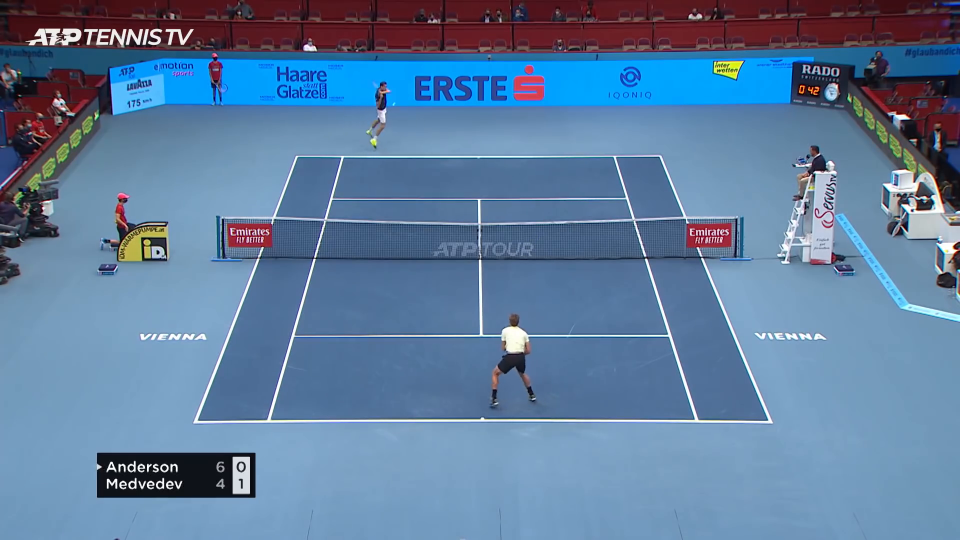
#> input picture frame 24 of tennis2.mp4, 1920 x 1080 px, given in place of video_cut.mp4, which was not available (shown at 1/2 size)
$ python tennis_video_tracker.py
#> lines starting #> are read from the running program, lines starting #| are printed output that depends on the picture; after the words box and inside, x2 and y2 are one past the last pixel; in counts of white or black regions, pixels touching at a corner belong together; pictures that were not available may be replaced by others from this repository, and a replacement may not be noted
import cv2
import numpy as np


def detect_ball(frame, debugMode, track_window_1, track_window_2, field_window):
    # Convert frame from BGR to GRAY
    gray = cv2.cvtColor(frame, cv2.COLOR_BGR2GRAY)

    if debugMode:
        cv2.imshow("gray", gray)

    # Edge detection using Canny function
    img_edges = cv2.Canny(gray, 50, 190, 3)
    if debugMode:
        cv2.imshow("img_edges", img_edges)

    # Convert to black and white image
    _, img_thresh = cv2.threshold(img_edges, 254, 255, cv2.THRESH_BINARY)
    if debugMode:
        cv2.imshow("img_thresh", img_thresh)

    # Find contours
    contours, _ = cv2.findContours(
        img_thresh, cv2.RETR_EXTERNAL, cv2.CHAIN_APPROX_SIMPLE
    )

    # Set the accepted minimum & maximum radius of a detected object
    min_radius_thresh = 5
    max_radius_thresh = 15

    centers = []
    for c in contours:
        # ref: https://docs.opencv.org/trunk/dd/d49/tutorial_py_contour_features.html
        (x, y), radius = cv2.minEnclosingCircle(c)
        radius = int(radius)

        # Take only the valid circle(s) within the tennis field and not in the players boxes
        x1, y1, w1, h1 = track_window_1
        x2, y2, w2, h2 = track_window_2
        x3, y3, w3, h3 = field_window
        err_val = 10
        if (x1 - w1 - err_val < x < x1 + w1 + err_val) and (
            y1 - h1 - err_val < y < y1 + h1 + err_val
        ):
            continue
        if (x2 - w2 - err_val < x < x2 + w2 + err_val) and (
            y2 - h2 - err_val < y < y2 + h2 + err_val
        ):
            continue
        if (x3 < x < w3) and (y3 < y < h3):
            if (radius > min_radius_thresh) and (radius < max_radius_thresh):
                centers.append(np.array([[x], [y]]))
    return centers


def track_tennis_video(
    input_file_name, output_file_name, initial_ball_direction="none"
):
    # Initialize field coordinates
#> called with input_file_name = 'video_cut.mp4', output_file_name = 'demo_output_video_cut.mp4', initial_ball_direction = 'none'
    x1f, y1f = 300, 140
    x2f, y2f = 1600, 1000
    field_window = (x1f, y1f, x2f, y2f)

    # Opening the input file
    file_name = input_file_name
    cap = cv2.VideoCapture(file_name)

    # Take the first frame of the video
    ret, frame = cap.read()
#> frame is the input picture: shape (1080, 1920, 3); mean B, G, R 157.5, 124.6, 95.2

    # Create the background subtractor
    fgbg = cv2.createBackgroundSubtractorMOG2()

    # Initial position and size of players
    x1, y1 = 0, 0
    w1, h1 = 50, 80
    track_window_1 = (x1, y1, w1, h1)

    x2, y2 = 0, 0
    w2, h2 = 130, 150
    track_window_2 = (x2, y2, w2, h2)

    # Initialize variables for ball trackign
    ball_direction = initial_ball_direction
    change_direction = False
    prev_x, prev_y = 0, 0

    # Initialize output file
    fps = cap.get(cv2.CAP_PROP_FPS)
    height, width, _ = frame.shape
    size = (width, height)
    out = cv2.VideoWriter(output_file_name, cv2.VideoWriter_fourcc(*"mp4v"), fps, size)

    # Track players score
    score1, score2 = 0, 0

    # Show if a player hits
    show_hit_counter = 100
    last_frame = frame
    while 1:
        ret, frame = cap.read()
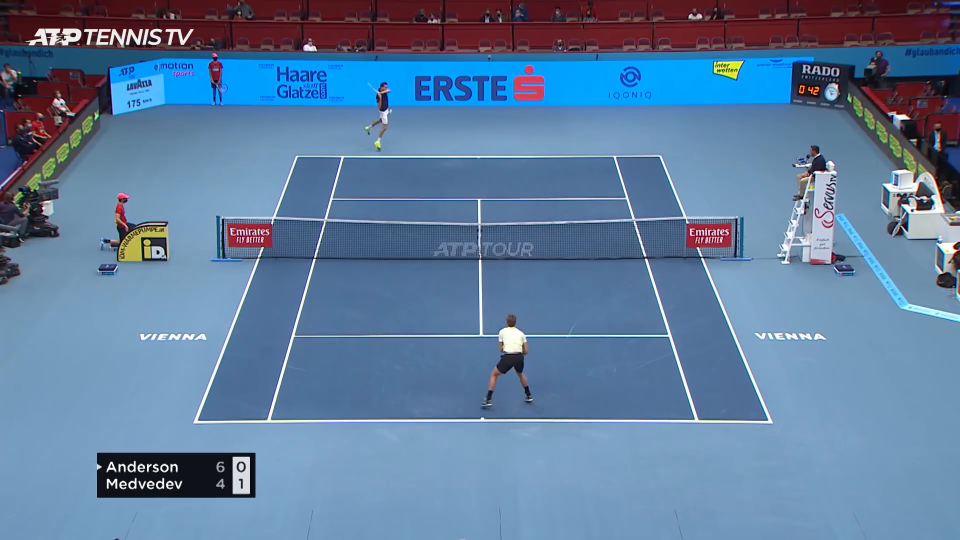
#> input picture frame 25 of tennis2.mp4, 1920 x 1080 px, given in place of video_cut.mp4, which was not available (shown at 1/2 size)
#> frame is the input picture: shape (1080, 1920, 3); mean B, G, R 157.5, 124.6, 95.2

        # Show the scoreboard
        cv2.rectangle(frame, (50, 100), (400, 280), (0, 0, 0), -1)
        cv2.putText(frame, "SCOREBOARD", (60, 140), 0, 1, (255, 255, 255), 2)
        cv2.putText(frame, "Player 1", (60, 190), 0, 1, (0, 255, 0), 2)
#> frame: shape (1080, 1920, 3); mean B, G, R 153.7, 122, 93.6
        cv2.putText(frame, str(score1), (250, 190), 0, 1, (0, 255, 0), 2)
#> frame: shape (1080, 1920, 3); mean B, G, R 153.7, 122, 93.6
        cv2.putText(frame, "Player 2", (60, 240), 0, 1, (255, 0, 0), 2)
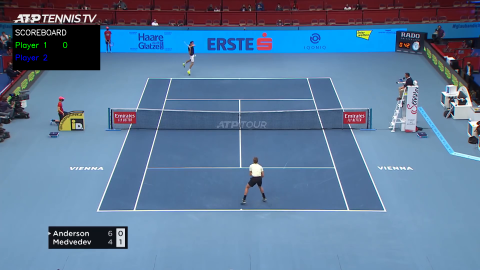
#> frame: shape (1080, 1920, 3) (shown at 1/4 size); mean B, G, R 153.8, 122, 93.6
        cv2.putText(frame, str(score2), (250, 240), 0, 1, (255, 0, 0), 2)
#> frame: shape (1080, 1920, 3); 0.01% of pixels changed, all inside (x1, y1, x2, y2) = (252, 218, 269, 242)
        if ret == True:

            # BACKGROUND REMOVAL

            blur_frame = frame.copy()

            # Crowd blurring to the out-field sections
            ksize = (100, 100)
            blur_frame[:100, :] = cv2.blur(frame[:100, :], ksize)
            blur_frame[:, :350] = cv2.blur(frame[:, :350], ksize)
            blur_frame[:, 1600:] = cv2.blur(frame[:, 1600:], ksize)
            blur_frame[:500, :500] = cv2.blur(frame[:500, :500], ksize)
            blur_frame[:500, 1400:] = cv2.blur(frame[:500, 1400:], ksize)
            blur_frame[:300, :600] = cv2.blur(frame[:300, :600], ksize)
            blur_frame[:300, 1300:] = cv2.blur(frame[:300, 1300:], ksize)
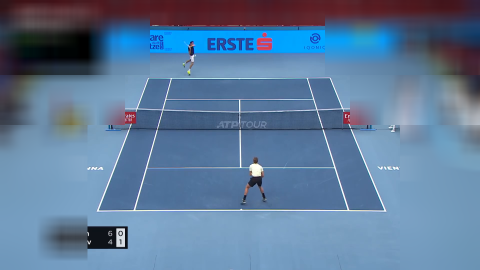
#> blur_frame: shape (1080, 1920, 3) (shown at 1/4 size); mean B, G, R 153.6, 121.8, 93.5

            # Gaussian blurring
            ksize = (29, 29)
            blur_frame = cv2.GaussianBlur(blur_frame, ksize, 0)
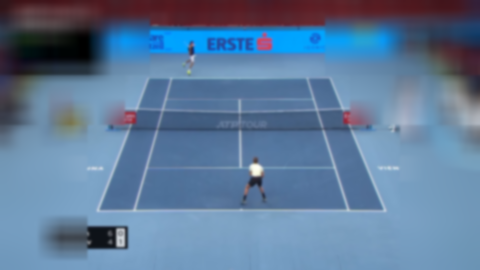
#> blur_frame: shape (1080, 1920, 3) (shown at 1/4 size); mean B, G, R 153.6, 121.8, 93.5

            # Background removal with MOG2
            fgmask = fgbg.apply(blur_frame)
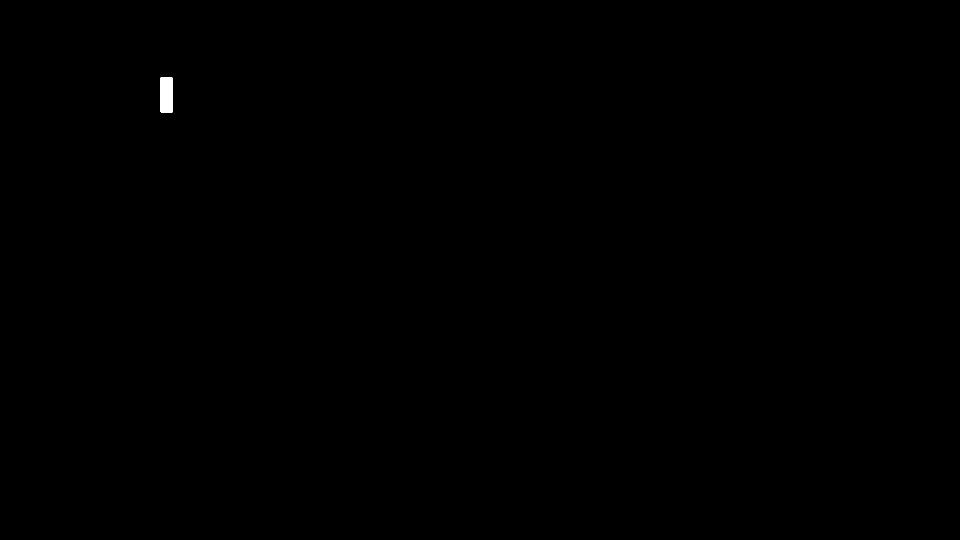
#> fgmask: shape (1080, 1920) (shown at 1/2 size); values 127 (black) and 255 (white), 0.09% white; 1 white region, box (x1, y1, x2, y2) and area: (320, 154, 346, 226) 1825

            # Morphology operations: Erotion -> Dilation -> Opening -> Closing
            kernel = np.ones((3, 3), np.uint8)
            fgmask = cv2.erode(fgmask, kernel, iterations=1)
#> fgmask: shape (1080, 1920); values 127 (black) and 255 (white), 0.08% white; 1 white region, box (x1, y1, x2, y2) and area: (321, 155, 345, 225) 1633

            kernel = np.ones((5, 5), np.uint8)
            fgmask = cv2.dilate(fgmask, kernel, iterations=1)
#> fgmask: shape (1080, 1920); values 127 (black) and 255 (white), 0.1% white; 1 white region, box (x1, y1, x2, y2) and area: (319, 153, 347, 227) 2025

            kernel = np.ones((5, 5), np.uint8)
            fgmask = cv2.morphologyEx(fgmask, cv2.MORPH_OPEN, kernel)

            kernel = np.ones((50, 50), np.uint8)
            fgmask = cv2.morphologyEx(fgmask, cv2.MORPH_CLOSE, kernel)
#> fgmask: shape (1080, 1920); values 127 (black) and 255 (white), 0.1% white; 1 white region, box (x1, y1, x2, y2) and area: (320, 154, 348, 228) 2025

            # PLAYERS DETECTION

            # Find contours
            contours, _ = cv2.findContours(
                fgmask, cv2.RETR_EXTERNAL, cv2.CHAIN_APPROX_SIMPLE
            )
#> contours = [[[0, 0], [0, 1079], [1919, 1079], [1919, 0]]]
            # Set the accepted minimum & maximum radius of a player
            min_radius_thresh = 30
            max_radius_thresh = 3000
            centers = []
            for c in contours:
                (x, y), radius = cv2.minEnclosingCircle(c)
                radius = int(radius)
                if (radius > min_radius_thresh) and (radius < max_radius_thresh):
                    centers.append(np.array([[x], [y]]))
#> this loop made 1 pass
#> (c, x, y, radius) on pass 1: ([[0, 0], [0, 1079], [1919, 1079], [1919, 0]], 959.5, 539.5, 1100)
#> after the loop, centers = [[959.5, 539.5]]

            if len(centers) > 0:
                for i in range(len(centers)):
                    # Draw Player 1 from upper field
                    if 100 < centers[i][1] < 425 and 600 < centers[i][0] < 1300:
                        x1, y1 = centers[i][0], centers[i][1]
                        if y1 > 300:
                            w1, h1 = 70, 90
                        else:
                            w1, h1 = 50, 80
                        track_window_1 = (x1, y1, w1, h1)
                        cv2.rectangle(
                            frame,
                            (int(centers[i][0]) - w1, int(centers[i][1]) - h1),
                            (int(centers[i][0]) + w1, int(centers[i][1]) + h1),
                            (0, 255, 0),
                            2,
                        )
                        cv2.putText(
                            frame,
                            "Player 1",
                            (int(centers[i][0] + h1 + 5), int(centers[i][1] - 15)),
                            0,
                            0.9,
                            (0, 255, 0),
                            2,
                        )
                        break
#> this loop made 1 pass
                for i in range(len(centers)):
                    # Draw Player 2 from lower field
                    if 300 < centers[i][1] and 200 < centers[i][0] < 1600:
                        x2, y2 = centers[i][0], centers[i][1]
                        if y2 < 700:
                            w2, h2 = 70, 120
                        else:
                            w2, h2 = 130, 150
                        track_window_2 = (x2, y2, w2, h2)
                        cv2.rectangle(
                            frame,
                            (int(centers[i][0]) - w2, int(centers[i][1]) - h2),
                            (int(centers[i][0]) + w2, int(centers[i][1]) + h2),
                            (255, 0, 0),
                            2,
                        )
                        cv2.putText(
                            frame,
                            "Player 2",
                            (int(centers[i][0] + w2 + 5), int(centers[i][1])),
                            0,
                            0.9,
                            (255, 0, 0),
                            2,
                        )
                        break
#> this loop made 1 pass
#> (x2, y2, w2, h2) on pass 1: ([959.5], [539.5], 70, 120)
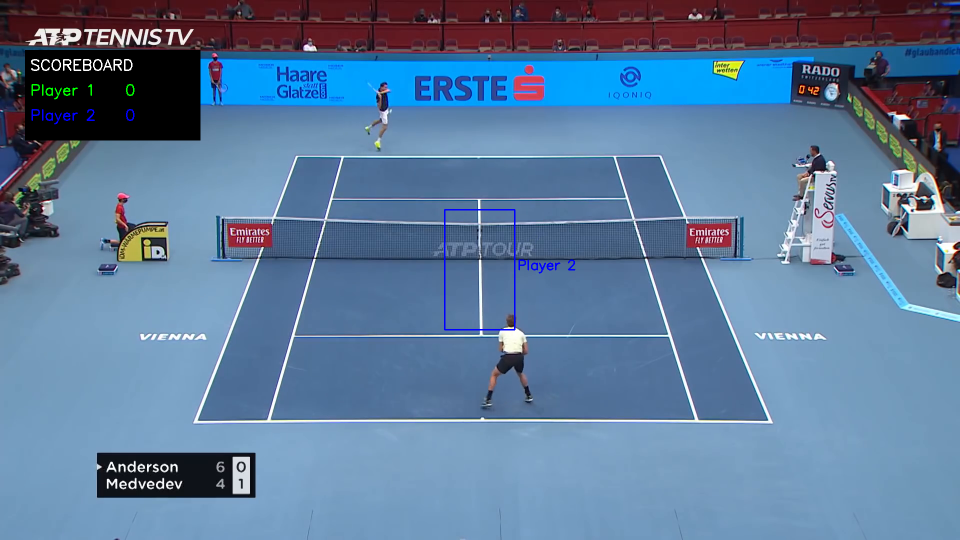
#> frame: shape (1080, 1920, 3) (shown at 1/2 size); mean B, G, R 154, 121.9, 93.5

            # BALL DETECTION
            backtorgb = cv2.cvtColor(fgmask, cv2.COLOR_GRAY2RGB)
            centers = detect_ball(
                backtorgb, 0, track_window_1, track_window_2, field_window
            )
#> in detect_ball, `contours, _ = cv2.findContours( img_thresh, cv2.RETR_EXTERNAL, cv2.CHA..`: contours = 1 contour; box (x1, y1, x2, y2) and area: (319, 153, 348, 228) 2024
#> the loop in detect_ball, `for c in contours:` made 1 pass
#> (x, y, radius, x1, y1, w1, h1, x2) on pass 1: (334, 190, 38, 0, 0, 50, 80, [959.5])
#> after the loop in detect_ball, `for c in contours:`: centers = []
#> centers = []
            if len(centers) > 0:
                current_x = int(centers[0][0])
                current_y = int(centers[0][1])
                cv2.circle(
                    frame,
                    (int(centers[0][0]), int(centers[0][1])),
                    10,
                    (0, 191, 255),
                    2,
                )
                cv2.putText(
                    frame,
                    "Tennis Ball",
                    (int(centers[0][0] + 15), int(centers[0][1] - 15)),
                    0,
                    0.5,
                    (0, 191, 255),
                    2,
                )

                # HIT DETECTION
                # hit = when distance with the ball is close, and ball changes direction
                if current_y > prev_y and 8 < np.abs(current_y - prev_y) < 200:
                    if ball_direction != "down":
                        change_direction = True
                    ball_direction = "down"
                if current_y < prev_y and 8 < np.abs(current_y - prev_y) < 200:
                    if ball_direction != "up":
                        change_direction = True
                    ball_direction = "up"
                if change_direction:
                    show_hit_counter = 0
                    if ball_direction == "up":
                        score2 += 1
                    if ball_direction == "down":
                        score1 += 1
                    change_direction = False
                prev_x, prev_y = current_x, current_y

            # Show the hit action information on the middle of the screen
            if show_hit_counter <= int(fps) // 2:
                if ball_direction == "down":
                    cv2.putText(
                        frame,
                        "HIT by player 1!",
                        (width // 4 + 100, height // 2),
                        0,
                        3,
                        (0, 255, 0),
                        10,
                    )
                if ball_direction == "up":
                    cv2.putText(
                        frame,
                        "HIT by player 2!",
                        (width // 4 + 100, height // 2),
                        0,
                        3,
                        (255, 0, 0),
                        10,
                    )
            show_hit_counter += 1
            last_frame = frame

            # Output writing
            out.write(frame)
            cv2.imshow("Current frame", frame)

            k = cv2.waitKey(60) & 0xFF
#> (key Esc is pressed here)
            if k == 27:
                break
        else:
            break

    # SHOWING FINAL RESULTS
    frame = last_frame.copy()
    cv2.rectangle(
        frame,
        (width // 4 - 100, height // 2 - 100),
        (width // 4 + 1000, height // 2 + 50),
        (0, 0, 0),
        -1,
    )
    if score1 > score2:
        cv2.putText(
            frame, "WINNER : Player 1", (width // 4, height // 2), 0, 3, (0, 255, 0), 10
        )
    if score1 < score2:
        cv2.putText(
            frame, "WINNER : Player 2", (width // 4, height // 2), 0, 3, (255, 0, 0), 10
        )
    if score1 == score2:
        cv2.putText(
            frame,
            "IT'S A DRAW!",
            (width // 4 + 180, height // 2),
            0,
            3,
            (255, 255, 255),
            10,
        )
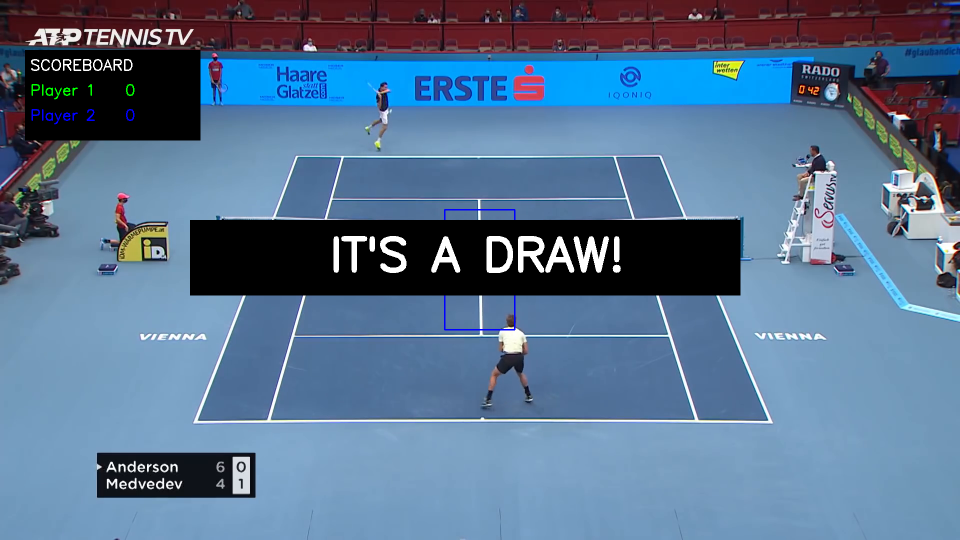
#> frame: shape (1080, 1920, 3) (shown at 1/2 size); mean B, G, R 144.2, 115, 88.4
    cv2.imshow("img2", frame)
    for i in range(int(fps) * 3):
        out.write(frame)
    # Pauses for 3 seconds on the final result
    cv2.waitKey(3000)

    out.release()
    cv2.destroyAllWindows()
    cap.release()


# INITIALIZATION
if __name__ == "__main__":
    input_file_name = "video_cut.mp4"
    output_file_name = "demo_output_" + input_file_name
    initial_ball_direction = "none"
    track_tennis_video(input_file_name, output_file_name, initial_ball_direction)
